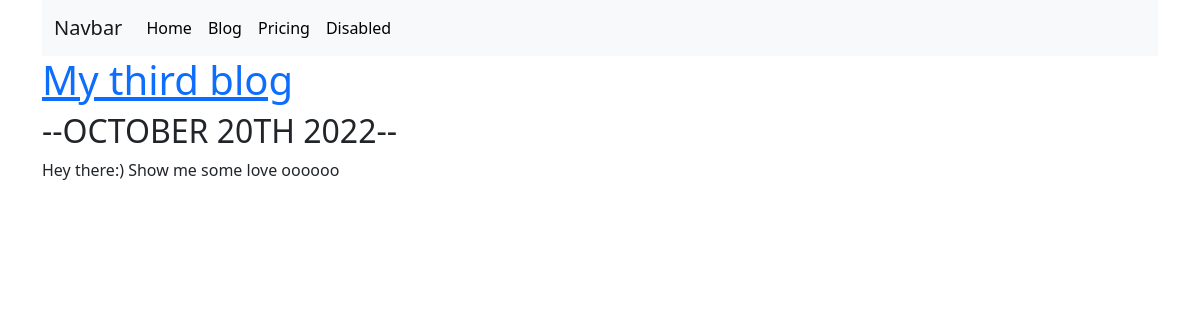
Page /blog/3/ on the committed database.
### blog/models.py (models this page shows, shortened)
class Blog(models.Model):
    title = models.CharField(max_length=200)
    description = models.TextField()
    date = models.DateField()

### blog/views.py (the view)
# urls.py: path('<int:blog_id>/', views.detail,  name='detail'), # you alsoe have to create a render request in views
def detail( request,  blog_id):
    blog = get_object_or_404(Blog, pk=blog_id)
    return render(request, 'blog/detail.html',  {'blog':blog})

### blog/templates/blog/detail.html
{% extends 'portfolio/base.html' %}
{% block content %}
<a href="{% url 'blog:detail' blog.id %}"><h1>{{ blog.title }}</h1></a>
<h2>--{{ blog.date|date:'F jS Y'| upper}}--</h2>
<p>{{ blog.description|safe }}</p>
{% endblock %}

### portfolio/static/portfolio/custom.css (style rules this page uses)
body { font-family: 'Roboto', sans-serif; }

### rows in the picture
Blog: title "My third blog", date "OCTOBER 20TH 2022", description "Hey there:) Show me some love oooooo"
